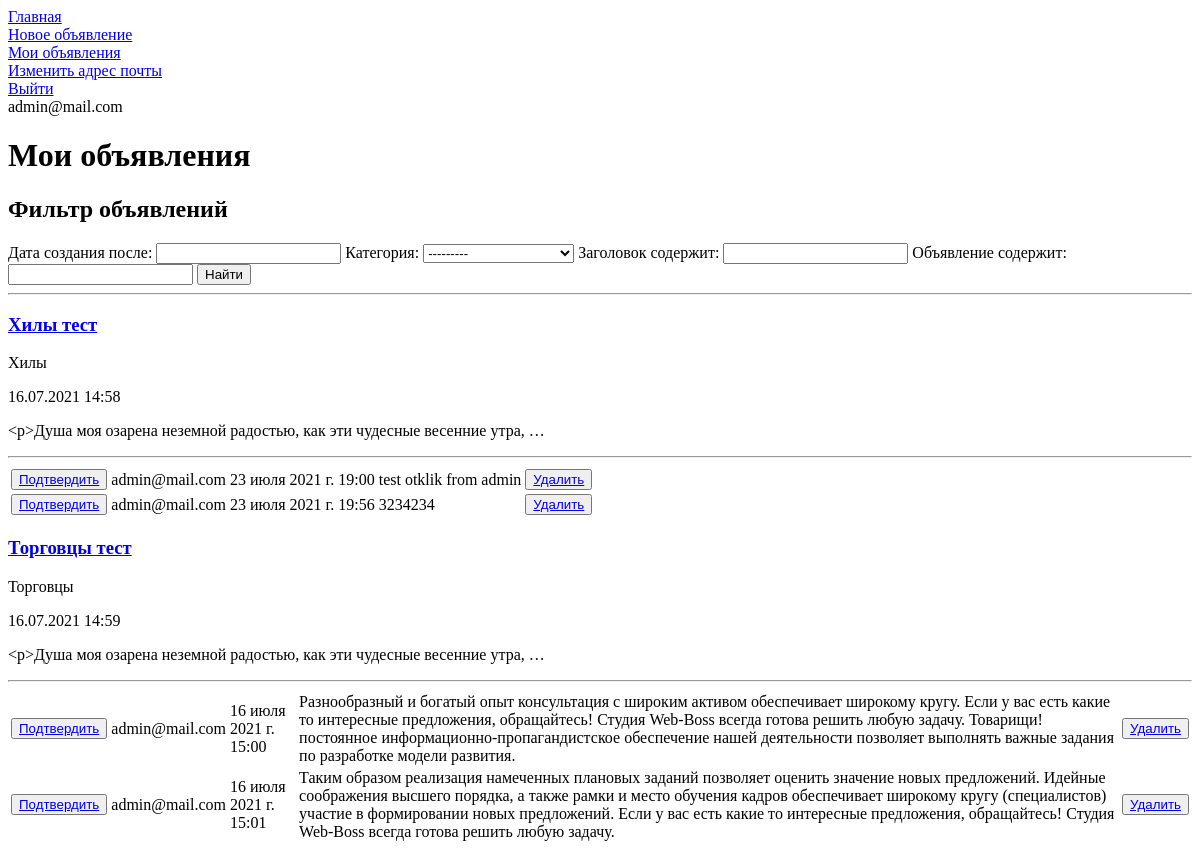
/board/ad/filtered (signed in), run on an earlier commit of the app's database.
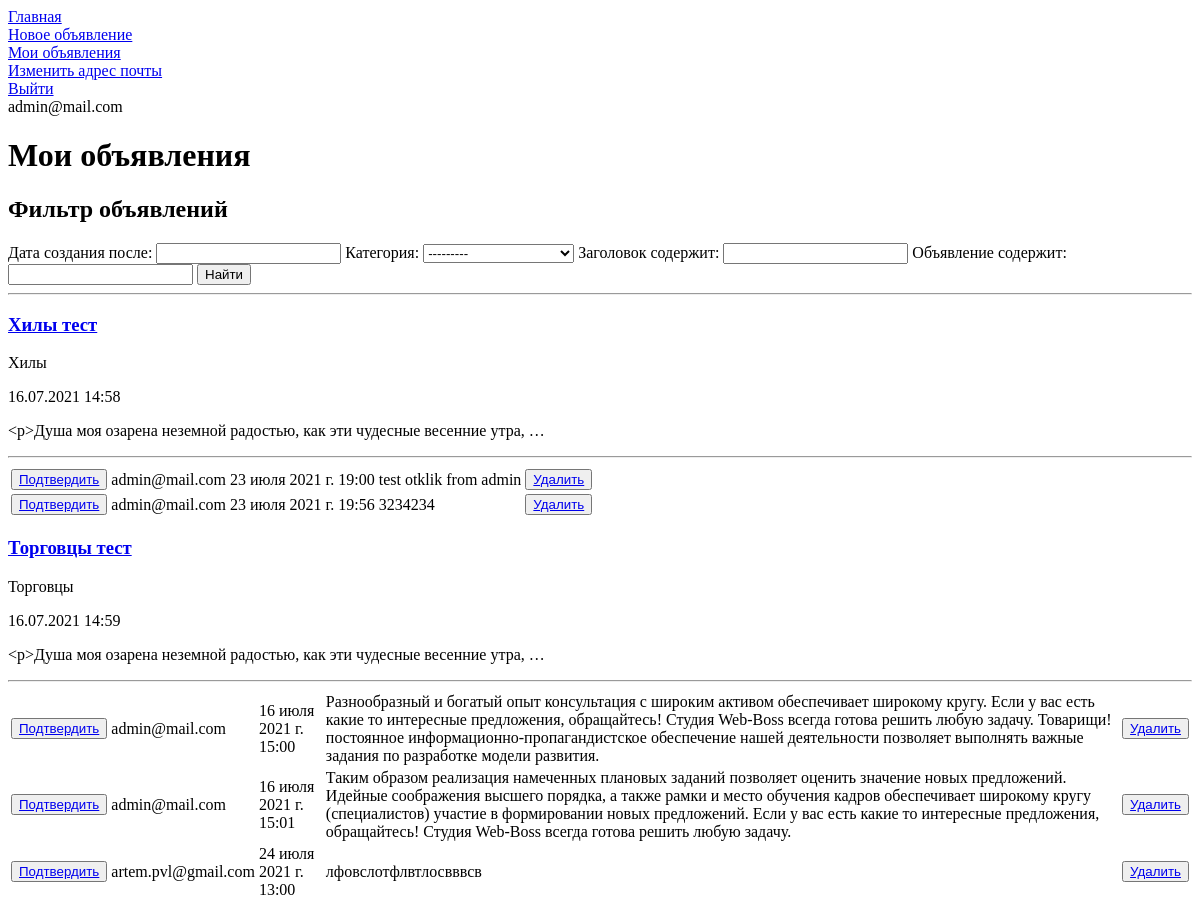
And on a later commit of the database.
### board/models.py (models this page shows, shortened)
class Ad(models.Model):
    user_id = models.ForeignKey(auth.get_user_model(),
                                on_delete=models.CASCADE)
    category_id = models.ForeignKey(Category, on_delete=models.CASCADE)
    header = models.CharField(max_length=255)
    ad = RichTextUploadingField(default='')
    creation_time = models.DateTimeField(auto_now_add=True)

class Category(models.Model):
    name = models.CharField(max_length=255, unique=True)
    def __str__(self):
        return self.name

class Reply(models.Model):
    user_id = models.ForeignKey(auth.get_user_model(),
                                on_delete=models.CASCADE)
    ad_id = models.ForeignKey(Ad, on_delete=models.CASCADE)
    reply = models.TextField(default='')
    creation_time = models.DateTimeField(auto_now_add=True)
    is_approved = models.BooleanField(default=False)

### board/views.py (the view)
# urls.py: path('ad/filtered', AdFiltered.as_view(), name='ad_filtered_view'),
class AdFiltered(LoginRequiredMixin, ListView):
    model = Ad
    template_name = 'ad_filtered.html'
    context_object_name = 'ad_filtered'
    ordering = ['-creation_time']
    def get_context_data(self, **kwargs):
        context = super().get_context_data(**kwargs)
        context['filter'] = AdFilter(
            self.request.GET,
            queryset=Ad.objects.filter(user_id=self.request.user)
        )
        context['reply_list'] = Reply.objects.filter(
            ad_id__in=Ad.objects.filter(user_id=self.request.user)
        )
        return context

### board/models.py (called while the page is built)
def return_user_email(user):
    return user.email

### templates/ad_filtered.html (shortened to what this page needs)
{% extends 'flatpages/default.html' %}
{% block body %}
    <h1>Мои объявления</h1>
    <h2>Фильтр объявлений</h2>
    <form method="GET">
        {{ filter.form }}
        <input type="submit" value="Найти">
    </form>
    <hr>
    {% if filter.qs %}
        {% for ad in filter.qs %}
            <h3>
                <a href="{% url 'ad_detail_view' ad.id %}">{{ ad.header|truncatechars:50 }}</a>
            </h3>
            <p>
                {{ ad.category_id }}
            </p>
            <p>
                {{ ad.creation_time|date:'d.m.Y G:i' }}
            </p>
            <p>
                {{ ad.ad|truncatewords:10 }}
            </p>
            <hr>
            {% if reply_list %}
                <table>
                {% for reply in reply_list %}
                    {% if reply.ad_id.id == ad.id %}
                        <tr>
                            <td>
                                {% if not reply.is_approved %}
                                    <div>
                                        <button><a href="{% url 'ad_edit_view' ad.id %}">Подтвердить</a></button>
                                    </div>
                                {% endif %}
                            </td>
                            <td>
                                {{ reply.user_id.email }}
                            </td>
                            <td>
                                {{ reply.creation_time }}
                            </td>
                            <td>
                                {{ reply.reply }}
                            </td>
                            <td>
                                {% if not reply.is_approved %}
                                    <div>
                                        <button><a href="{% url 'reply_delete_view' reply.id %}">Удалить</a></button>
                                    </div>
                                {% endif %}
                            </td>
                        </tr>
                    {% endif %}
                {% endfor %}
                </table>
            {% endif %}
        {% endfor %}
    {% else %}
        <h2>Нет объявлений!</h2>
    {% endif %}
{% endblock body %}

What changed in the data, as far as the page shows it:
added Reply: is_approved "Подтвердить", user_id.email "artem.pvl@gmail.com", creation_time "24 июля 2021 г. 13:00", reply "лфовслотфлвтлосвввсв", shown under Ad "Торговцы тест"
